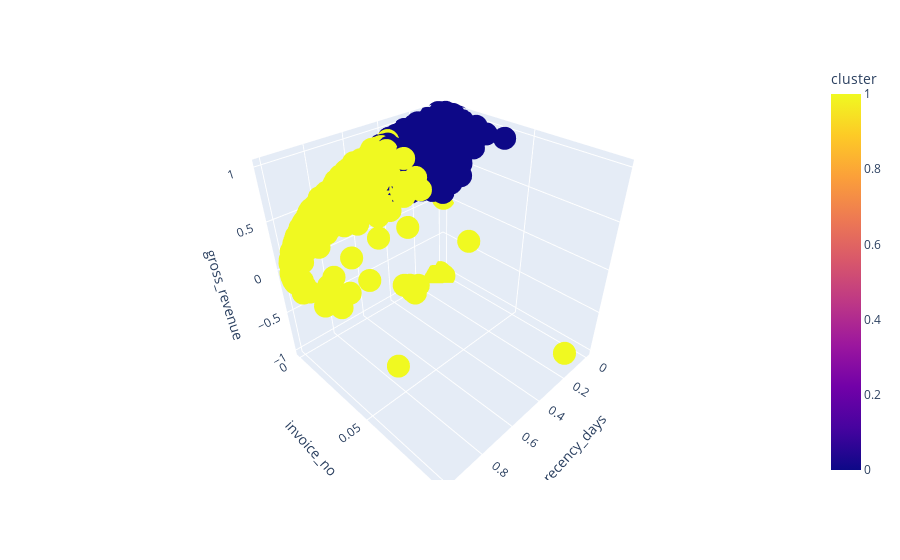

Notebook cell for this chart:
### Code cell
# Normalized Data
fig = px.scatter_3d(df_norm, x='recency_days',
                   y='invoice_no',
                   z='gross_revenue',
                   color='cluster')
fig.show()

### Figure 1 — Plotly figure (JSON) as saved in the notebook; plotly's stock layout.template omitted (floating-point values rounded to 4 significant figures; data arrays with more than 128 entries replaced by an {"elided": "..."} marker saying what was removed)
{"data": [{"hovertemplate": "recency_days=%{x}<br>invoice_no=%{y}<br>gross_revenue=%{z}<br>cluster=%{marker.color}<extra></extra>", "legendgroup": "", "marker": {"color": {"elided": "4357 int values"}, "coloraxis": "coloraxis", "symbol": "circle"}, "mode": "markers", "name": "", "scene": "scene", "showlegend": false, "type": "scatter3d", "x": {"elided": "4357 float values"}, "y": {"elided": "4357 float values"}, "z": {"elided": "4357 float values"}}], "layout": {"coloraxis": {"colorbar": {"title": {"text": "cluster"}}, "colorscale": [[0, "#0d0887"], [0.1111, "#46039f"], [0.2222, "#7201a8"], [0.3333, "#9c179e"], [0.4444, "#bd3786"], [0.5556, "#d8576b"], [0.6667, "#ed7953"], [0.7778, "#fb9f3a"], [0.8889, "#fdca26"], [1, "#f0f921"]]}, "legend": {"tracegroupgap": 0}, "margin": {"t": 60}, "scene": {"domain": {"x": [0, 1], "y": [0, 1]}, "xaxis": {"title": {"text": "recency_days"}}, "yaxis": {"title": {"text": "invoice_no"}}, "zaxis": {"title": {"text": "gross_revenue"}}}}}
